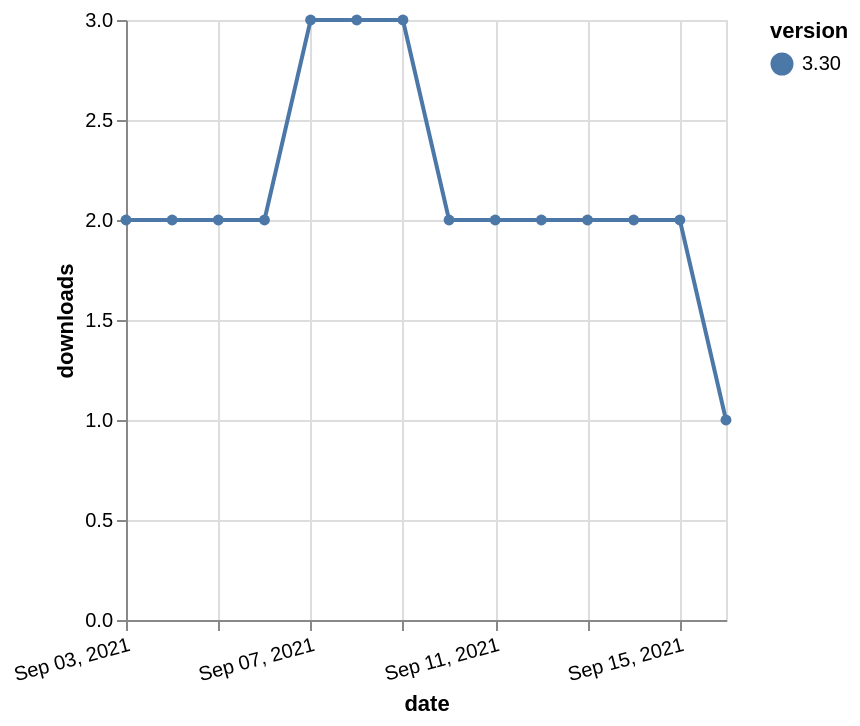

This figure's Vega-Lite source:
### Vega-Lite specification from a JSON file in a GitHub repository (floating-point values rounded to 4 significant figures)
{"$schema": "https://vega.github.io/schema/vega-lite/v5.json", "description": "A simple bar chart with embedded data.", "data": {"values": [{"date": "2021-09-03", "total": 2714, "delta": 2, "version": "3.30"}, {"date": "2021-09-04", "total": 2716, "delta": 2, "version": "3.30"}, {"date": "2021-09-05", "total": 2718, "delta": 2, "version": "3.30"}, {"date": "2021-09-06", "total": 2720, "delta": 2, "version": "3.30"}, {"date": "2021-09-07", "total": 2723, "delta": 3, "version": "3.30"}, {"date": "2021-09-08", "total": 2726, "delta": 3, "version": "3.30"}, {"date": "2021-09-09", "total": 2729, "delta": 3, "version": "3.30"}, {"date": "2021-09-10", "total": 2731, "delta": 2, "version": "3.30"}, {"date": "2021-09-11", "total": 2733, "delta": 2, "version": "3.30"}, {"date": "2021-09-12", "total": 2735, "delta": 2, "version": "3.30"}, {"date": "2021-09-13", "total": 2737, "delta": 2, "version": "3.30"}, {"date": "2021-09-14", "total": 2739, "delta": 2, "version": "3.30"}, {"date": "2021-09-15", "total": 2741, "delta": 2, "version": "3.30"}, {"date": "2021-09-16", "total": 2742, "delta": 1, "version": "3.30"}]}, "width": "container", "mark": {"type": "line", "point": {"filled": true}}, "encoding": {"x": {"field": "date", "type": "temporal", "timeUnit": "yearmonthdate", "title": "date", "axis": {"labelAngle": -15}}, "y": {"field": "delta", "type": "quantitative", "title": "downloads"}, "color": {"field": "version", "type": "nominal"}, "tooltip": {"field": "delta"}}}
